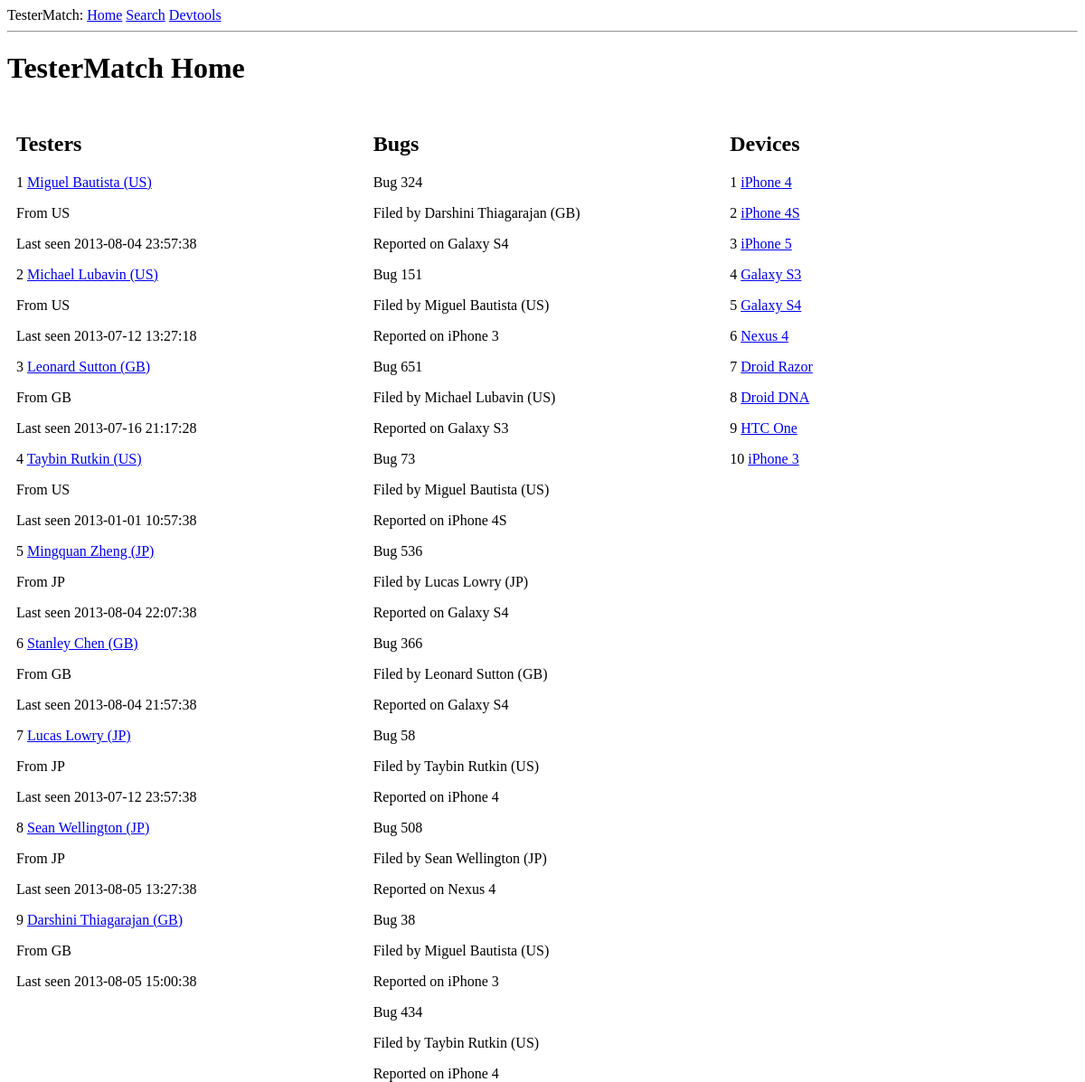
/index, run on the app's committed database.
### app/models.py (models this page shows, shortened)
class Tester(db.Model):
    id = db.Column(db.Integer, primary_key=True)
    first_name = db.Column(db.String(64), index=True)
    last_name = db.Column(db.String(64), index=True)
    country = db.Column(db.String(2), index=True)
    last_login = db.Column(db.DateTime, index=True)
    experience = db.relationship("Experience", backref="tester")
    devices = db.relationship("Device", secondary=association_table, back_populates="testers")
    def name(self):
        return self.first_name + " " + self.last_name + " (" + self.country + ")"

class Bug(db.Model):
    id = db.Column(db.Integer, primary_key=True)
    device_id = db.Column(db.Integer, db.ForeignKey('device.id'))
    tester_id = db.Column(db.Integer, db.ForeignKey('tester.id'))

class Device(db.Model):
    __tablename__ = 'device'
    id = db.Column(db.Integer, primary_key=True)
    device_name = db.Column(db.String(64), index=True, unique=True)
    testers = db.relationship("Tester", secondary=association_table, back_populates="devices")

### app/routes.py (the view)
@app.route('/', methods=['GET','POST'])
@app.route('/index', methods=['GET','POST'])
def index():
    return render_template("index.html", title="Home", bugs=random.choices(db.session.query(Bug).all(), k=10), devices=db.session.query(Device).all(), testers=db.session.query(Tester).all(), db=db, Tester=Tester, Device=Device, Bug=Bug)

### app/templates/index.html
{% extends "base.html" %}
{% block content %}
<h1>TesterMatch Home</h1>
<div class="row">
    <div class="column">
        <h2>Testers</h2>
        {% for tester in testers %}
        {% include '_tester.html' %}
        {% endfor %}
    </div>
    <div class="column">
        <h2>Bugs</h2>
        {% for bug in bugs %}
        {% include '_bug.html' %}
        {% endfor %}
    </div>
    <div class="column">
        <h2>Devices</h2>
        {% for device in devices %}
        {% include '_device.html' %}
        {% endfor %}
    </div>
</div>
{% endblock %}

### app/templates/_tester.html
<div>
    <p> {{tester.id}} <a href="{{url_for('tester', id=tester.id)}}"> {{tester.name()}}</a> </p>
    <p> From {{tester.country}}</p>
    <p> Last seen {{tester.last_login}}</p>
</div>

### app/templates/_bug.html
<div>
    <p> Bug {{bug.id}} </p>
    <p> Filed by {{db.session.query(Tester).filter_by(id=bug.tester_id).first().name()}}</p>
    <p> Reported on {{db.session.query(Device).filter_by(id=bug.device_id).first().device_name}}</p>
</div>

### app/templates/_device.html
<div>
    <p> {{device.id}} <a href="{{url_for('device', id=device.id)}}">{{device.device_name}}</a>  </p>
</div>

### app/templates/base.html (style rules this page uses)
* { box-sizing: border-box; }
.column { float: left; width: 33.33%; padding: 10px; height: 300px; }
.row:after { content: ""; display: table; clear: both; }

### data on the page
Tester: id "1", name "Miguel Bautista (US)", country "US", last_login "2013-08-04 23:57:38", session.query "Miguel Bautista (US)"
Tester: id "2", name "Michael Lubavin (US)", country "US", last_login "2013-07-12 13:27:18", session.query "Michael Lubavin (US)"
Tester: id "3", name "Leonard Sutton (GB)", country "GB", last_login "2013-07-16 21:17:28", session.query "Leonard Sutton (GB)"
Tester: id "4", name "Taybin Rutkin (US)", country "US", last_login "2013-01-01 10:57:38", session.query "Taybin Rutkin (US)"
Tester: id "5", name "Mingquan Zheng (JP)", country "JP", last_login "2013-08-04 22:07:38"
Tester: id "6", name "Stanley Chen (GB)", country "GB", last_login "2013-08-04 21:57:38"
Tester: id "7", name "Lucas Lowry (JP)", country "JP", last_login "2013-07-12 23:57:38", session.query "Lucas Lowry (JP)"
Tester: id "8", name "Sean Wellington (JP)", country "JP", last_login "2013-08-05 13:27:38", session.query "Sean Wellington (JP)"
Tester: id "9", name "Darshini Thiagarajan (GB)", country "GB", last_login "2013-08-05 15:00:38", session.query "Darshini Thiagarajan (GB)"
Bug: id "324"
Device: session.query "Galaxy S4", id "5", device_name "Galaxy S4"
Bug: id "151"
Device: session.query "iPhone 3", id "10", device_name "iPhone 3"
Bug: id "651"
Device: session.query "Galaxy S3", id "4", device_name "Galaxy S3"
Bug: id "73"
Device: session.query "iPhone 4S", id "2", device_name "iPhone 4S"
Bug: id "536"
Bug: id "366"
Bug: id "58"
Device: session.query "iPhone 4", id "1", device_name "iPhone 4"
Bug: id "508"
Device: session.query "Nexus 4", id "6", device_name "Nexus 4"
Bug: id "38"
Bug: id "434"
Device: id "3", device_name "iPhone 5"
Device: id "7", device_name "Droid Razor"
Device: id "8", device_name "Droid DNA"
Device: id "9", device_name "HTC One"
